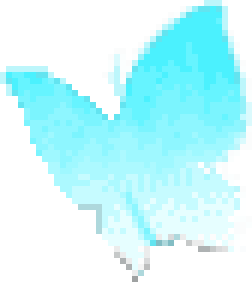
#> input picture assets/butterfly.png, 42 x 47 px (shown 6 times larger)
$ python edge-enhanced.py
#> lines starting #> are read from the running program, lines starting #| are printed output that depends on the picture
import PIL
from PIL import Image
from PIL import ImageFilter
import shutil

ascii_keys = [" ", "-", "+"]
more_keys = [" ", ".", ":", "-", "=", "+", "*", "#", "%", "@"]

def image_to_ascii(image_path):
    #width = shutil.get_terminal_size().columns
#> called with image_path = 'assets/butterfly.png'
    width = 50
    image = Image.open(image_path)
#> image is the input picture: PIL image 42x47 RGBA; mean R, G, B, A 85.8, 139.4, 143.7, 132.2

    aspect_ratio = image.height / image.width
#> aspect_ratio = 1.12
    new_height = int(width * aspect_ratio * 0.55)
#> new_height = 30
    image = image.resize((width, new_height))
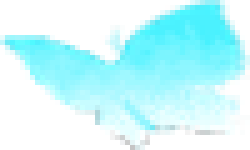
#> image: PIL image 50x30 RGBA (shown 5 times larger); mean R, G, B, A 91.5, 148.6, 152.9, 132.2; transparent parts drawn white
    image = image.convert("L")
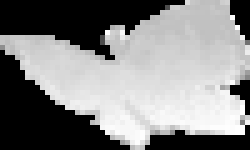
#> image: PIL image 50x30 L (shown 5 times larger); min 0, max 255, mean 132
    edges = image.filter(ImageFilter.FIND_EDGES)
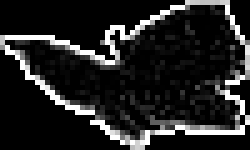
#> edges: PIL image 50x30 L (shown 5 times larger); min 0, max 255, mean 35.5

    ascii_image = ""

    pixels = list(image.getdata())
#> pixels = 1500 values, max 255 at index 196, min 0 at index 0, mean 132
    edges_pixels = list(edges.getdata())
#> edges_pixels = 1500 values, max 255 at index 84, min 0 at index 0, mean 35.5
    min_pixel = min(pixels)
#> min_pixel = 0
    max_pixel = max(pixels)
#> max_pixel = 255

    for i in range(0, len(pixels), image.width):
        row = pixels[i:i+image.width]
        ascii_row = ""
        for j, pixel in enumerate(row):
            index = i + j
            pixel = pixels[index]
            edge = edges_pixels[index]

            pixel = int(pixel * 0.7 + edge * 0.3)
            char_index = int(pixel / 255 * (len(more_keys) - 1))
            char = more_keys[char_index]
            ascii_row += char

        ascii_image += ascii_row + "\n"
#> this loop made 30 passes
#> i on passes 2 to 13: 50, 100, 150, 200, 250, 300, 350, 400, 450, 500, 550, 600

    print(ascii_image)

if __name__ == "__main__":
    image_to_ascii("assets/butterfly.png")
